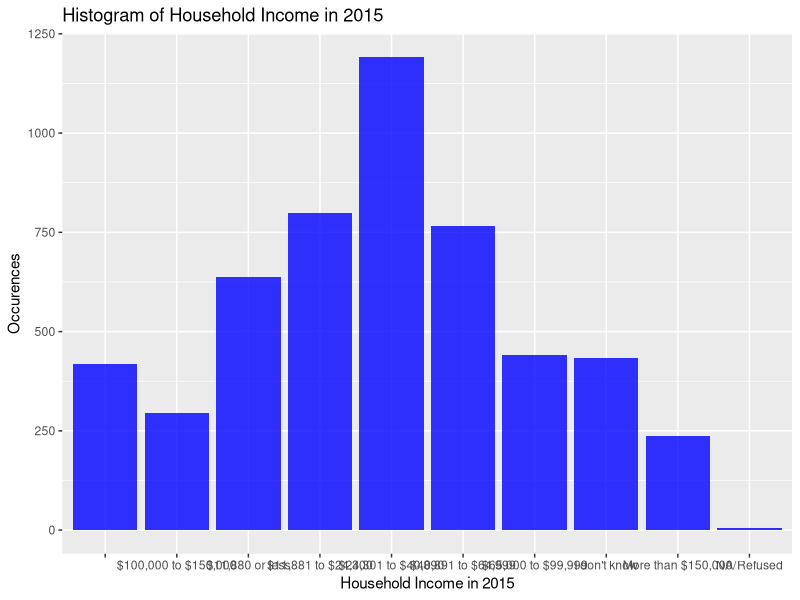

Source code (R):
library(ggplot2)
library(dplyr)
library(stringr)

respondent_info_df <- read.csv("Seattle_Votes_Survey_Data_from_5_224_immigrant_and_refugee_residents_of_Seattle_King_County.csv", stringsAsFactors = FALSE)


# Count the number of unique values in the Q24 column
unique_income_brackets <- respondent_info_df %>% count(Q24..What.was.your.total.combined.household.income.in.2015.before.taxes., name = "count")

# Create the histogram
ggplot(unique_income_brackets, aes(x = Q24..What.was.your.total.combined.household.income.in.2015.before.taxes., y = count)) +
  geom_histogram(stat = "identity", fill = "blue", alpha = 0.8) +
  labs(title = "Histogram of Household Income in 2015",
       x = "Household Income in 2015",
       y = "Occurences")

